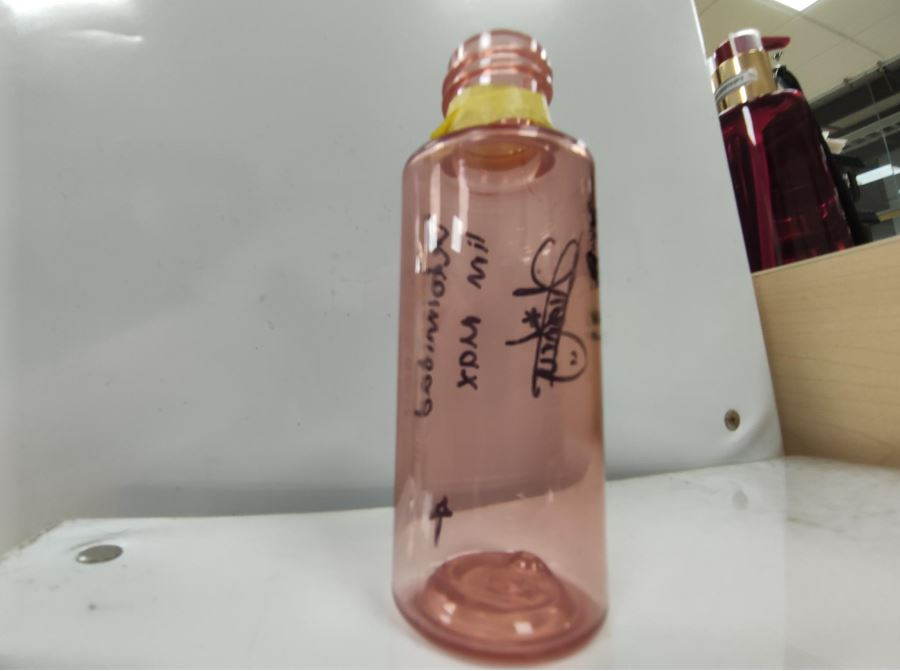
#> input picture image01-0.jpg.JPG, 900 x 671 px, given in place of the camera
$ python color.py
#> lines starting #> are read from the running program, lines starting #| are printed output that depends on the picture; after the words box and inside, x2 and y2 are one past the last pixel; in counts of white or black regions, pixels touching at a corner belong together
import cv2
import numpy as np
def dibujar(mask,color):
  contornos,hierachy = cv2.findContours(mask, cv2.RETR_TREE, cv2.CHAIN_APPROX_SIMPLE)
  for c in contornos:
    area = cv2.contourArea(c)
    if area > 50000:
      M = cv2.moments(c)
      if (M["m00"]==0): M["m00"]=1
      x = int(M["m10"]/M["m00"])
      y = int(M['m01']/M['m00'])
      nuevoContorno = cv2.convexHull(c)
      cv2.circle(frame,(x,y),7,(0,255,0),-1)
      cv2.putText(frame,'{},{}'.format(x,y),(x+10,y), font, 0.75,(0,255,0),1,cv2.LINE_AA)
      cv2.drawContours(frame, [nuevoContorno], 0, color, 3)
cap = cv2.VideoCapture(0)
azulBajo = np.array([100,100,20],np.uint8)
azulAlto = np.array([125,255,255],np.uint8)
amarilloBajo = np.array([50,30,10],np.uint8)
amarilloAlto = np.array([70,255,255],np.uint8)
redBajo1 = np.array([0,100,20],np.uint8)
redAlto1 = np.array([5,255,255],np.uint8)
redBajo2 = np.array([175,100,20],np.uint8)
redAlto2 = np.array([179,255,255],np.uint8)
font = cv2.FONT_HERSHEY_SIMPLEX
while True:
  ret,frame = cap.read()
#> frame is the input picture: shape (671, 900, 3); mean B, G, R 146.7, 154.5, 162.2
  if ret == True:
    frameHSV = cv2.cvtColor(frame,cv2.COLOR_BGR2HSV)
#> frameHSV: shape (671, 900, 3); mean H, S, V 39.2, 32.3, 163.8
    maskAzul = cv2.inRange(frameHSV,azulBajo,azulAlto)
#> maskAzul: shape (671, 900); every value is 0
    maskAmarillo = cv2.inRange(frameHSV,amarilloBajo,amarilloAlto)
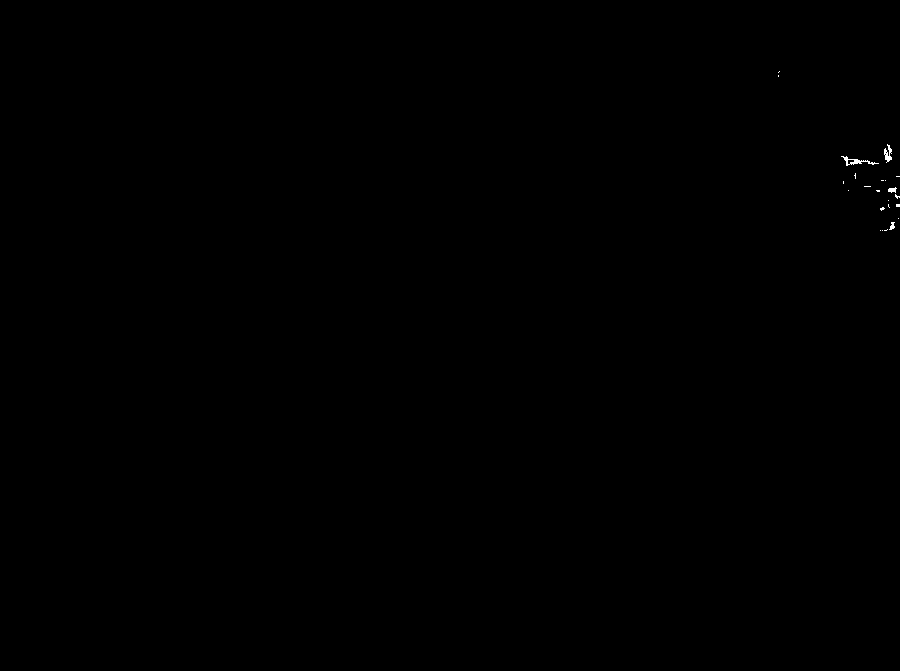
#> maskAmarillo: shape (671, 900); 0.06% white in thin lines or dots, all inside (x1, y1, x2, y2) = (778, 71, 900, 231)
    maskRed1 = cv2.inRange(frameHSV,redBajo1,redAlto1)
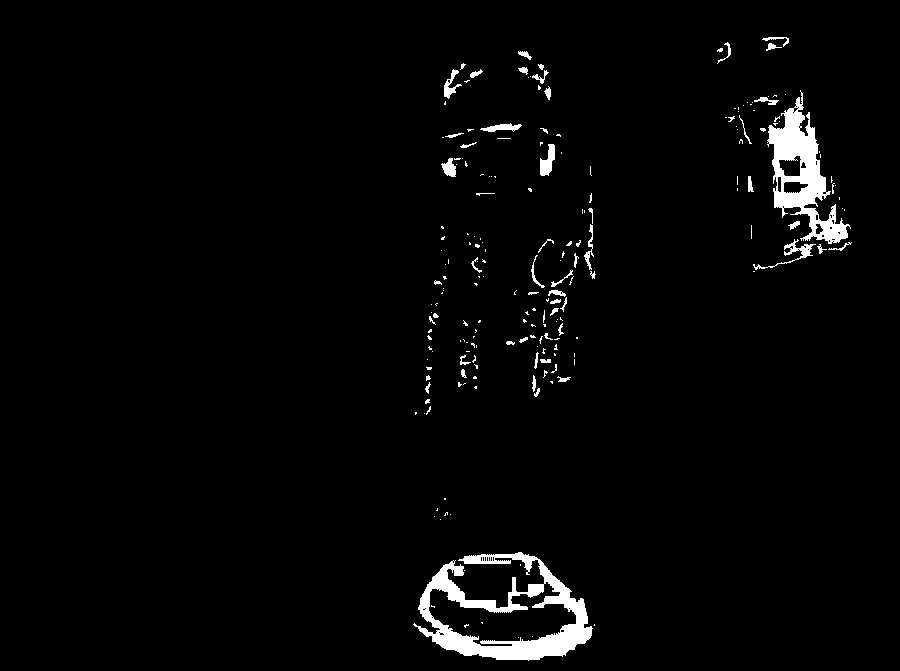
#> maskRed1: shape (671, 900); 2.6% white; 206 white regions (152 under 20 px), largest, box (x1, y1, x2, y2) and area: (413, 552, 593, 661) 6751, (767, 90, 851, 244) 4504, (753, 239, 816, 270) 317
    maskRed2 = cv2.inRange(frameHSV,redBajo2,redAlto2)
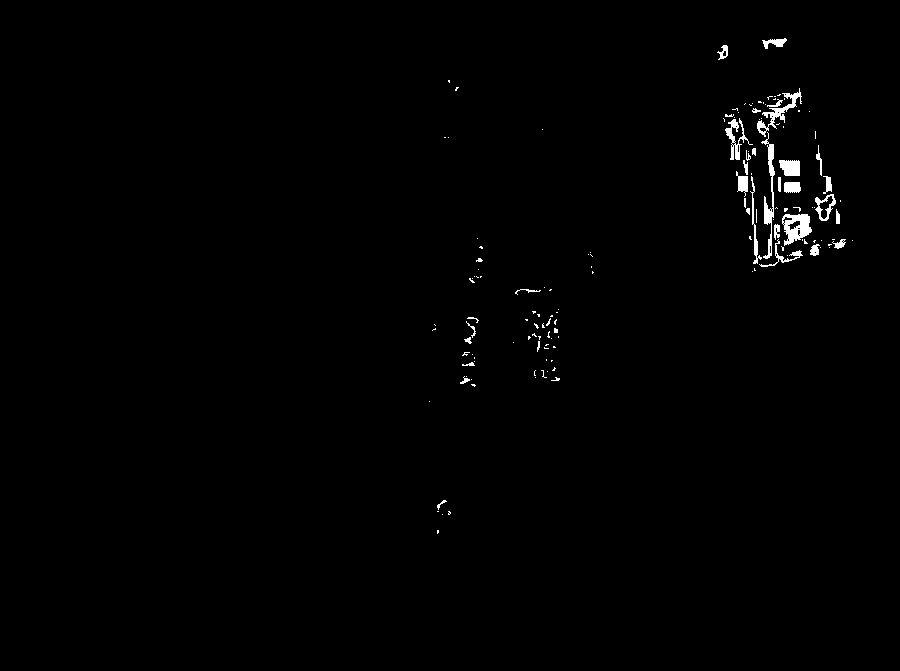
#> maskRed2: shape (671, 900); 0.8% white; 145 white regions (112 under 20 px), largest, box (x1, y1, x2, y2) and area: (782, 214, 812, 246) 567, (761, 132, 775, 259) 529, (757, 88, 802, 137) 458
    maskRed = cv2.add(maskRed1,maskRed2)
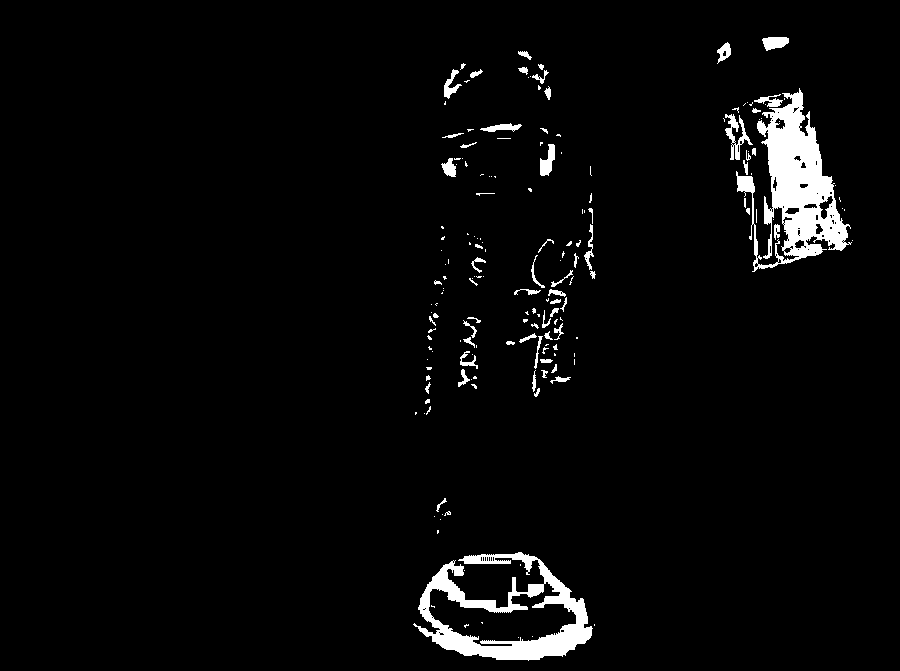
#> maskRed: shape (671, 900); 3.4% white; 180 white regions (116 under 20 px)
    #dibujar(maskAzul,(255,0,0))
    dibujar(maskAmarillo,(0,255,255))
#> in dibujar, `contornos,hierachy = cv2.findContours(mask, cv2.RETR_TREE, cv2.CHAIN_A..`: contornos = 26 contours, 22 with area under 20; largest, box (x1, y1, x2, y2) and area: (841, 156, 879, 166) 83, (884, 144, 892, 163) 54, (847, 159, 855, 165) 24, (888, 187, 897, 193) 24
#> the loop in dibujar, `for c in contornos:` made 26 passes
#> area on passes 13, 20, 21, 22: 23.5, 83, 24.5, 54
    #dibujar(maskRed,(0,0,255))
    cv2.imshow('maskAmarillo', maskAmarillo)
    cv2.imshow('maskAzul', maskAzul)
    cv2.imshow('maskRed', maskRed)
    cv2.imshow('frame', frame)
    if cv2.waitKey(1) & 0xFF == ord('s'):
#> (key Esc is pressed here)
      break
cap.release()
cv2.destroyAllWindows()
